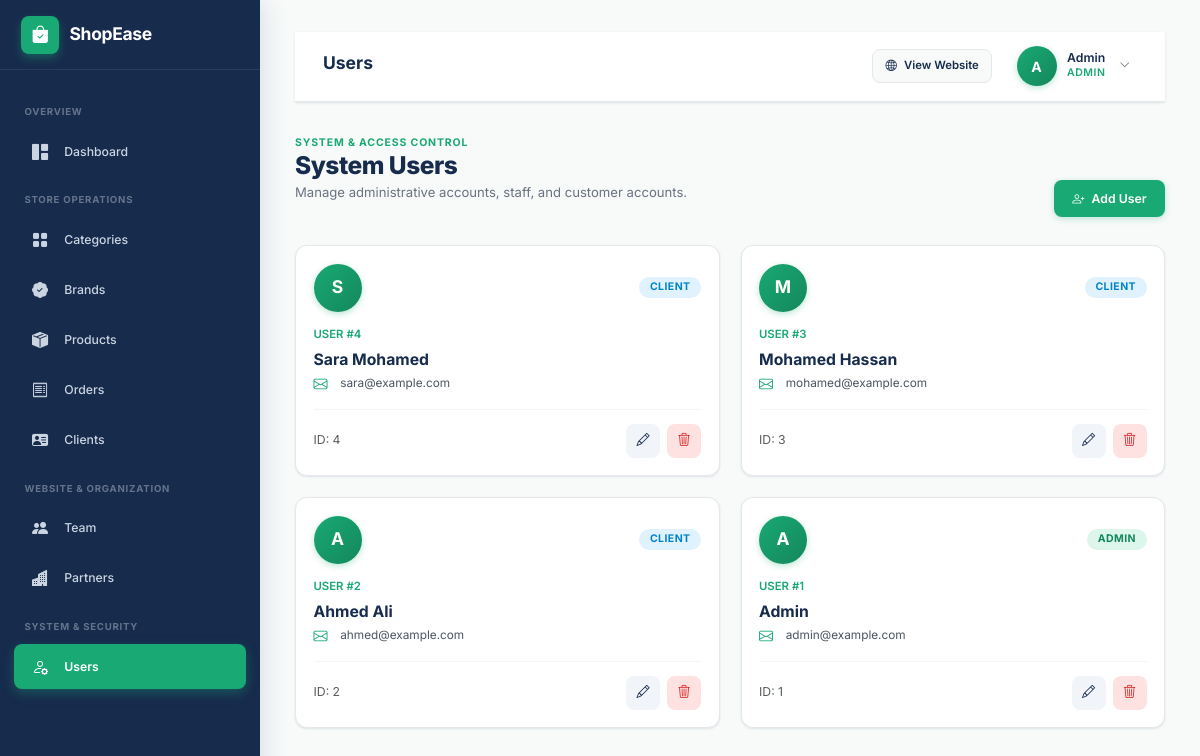
The page /admin/pages/users/index.php (signed in) on the database its author committed.
### tables this page shows
CREATE TABLE users (
    id INT UNSIGNED AUTO_INCREMENT PRIMARY KEY,
    name VARCHAR(100) NOT NULL,
    email VARCHAR(150) NOT NULL UNIQUE,
    password VARCHAR(255) NOT NULL,
    role ENUM('Admin', 'Client', 'Staff') NOT NULL DEFAULT 'Client',
    created_at TIMESTAMP DEFAULT CURRENT_TIMESTAMP
);

### admin/pages/users/index.php (the view, shortened to what this page needs)
<?php
include '../../includes/header.php';
include '../../../config/database.php';
$query = 'SELECT * FROM users ORDER BY id DESC;';
$result = mysqli_query($conn, $query);
$usersList = [];
if ($result) {
    while ($row = mysqli_fetch_assoc($result)) {
        $usersList[] = $row;
    }
}
?>
<div class="admin-layout">
    <?php include '../../includes/sidebar.php'; ?>
    <main class="admin-content">
        <?php include '../../includes/navbar.php'; ?>
        <div class="page-header">
            <div>
                <span class="page-eyebrow">SYSTEM & ACCESS CONTROL</span>
                <h1>System Users</h1>
                <p>Manage administrative accounts, staff, and customer accounts.</p>
            </div>
            <div class="page-actions">
                <a href="create.php" class="btn btn-primary">
                    <i class="bi bi-person-plus"></i>
                    <span>Add User</span>
                </a>
            </div>
        </div>
        <?php if (!empty($usersList)) { ?>
            <div class="entity-card-grid">
                <?php foreach ($usersList as $user) {
                    $roleClass = 'badge-mint';
                    if ($user['role'] === 'Admin') $roleClass = 'badge-mint';
                    elseif ($user['role'] === 'Staff') $roleClass = 'badge-dark';
                    else $roleClass = 'badge-info';
                ?>
                    <article class="entity-card">
                        <div class="entity-card-body">
                            <div class="d-flex align-items-center justify-content-between mb-3">
                                <div class="admin-avatar" style="width: 48px; height: 48px; font-size: 1.25rem;">
                                    <?= strtoupper(substr($user['name'], 0, 1)) ?>
                                </div>
                                <span class="badge <?= $roleClass ?>"><?= htmlspecialchars($user['role'] ?? 'User') ?></span>
                            </div>
                            <span class="entity-subtitle">USER #<?= $user['id']; ?></span>
                            <h2 class="entity-title mb-1"><?= htmlspecialchars($user['name']); ?></h2>
                            <div class="info-row mb-3">
                                <i class="bi bi-envelope"></i>
                                <span class="text-truncate"><?= htmlspecialchars($user['email']); ?></span>
                            </div>
                            <div class="entity-card-footer">
                                <span class="text-muted small">ID: <?= $user['id'] ?></span>
                                <div class="icon-action-group">
                                    <a href="edit.php?id=<?= $user['id']; ?>" class="icon-action action-edit" aria-label="Edit user" title="Edit User">
                                        <i class="bi bi-pencil"></i>
                                    </a>
                                    <a href="delete.php?id=<?= $user['id']; ?>" class="icon-action action-delete" aria-label="Delete user" title="Delete User">
                                        <i class="bi bi-trash3"></i>
                                    </a>
                                </div>
                            </div>
                        </div>
                    </article>
                <?php } ?>
            </div>
        <?php } ?>
    </main>
</div>
<?php include '../../includes/footer.php'; ?>

### rows shown on the page
users: name "S", role "CLIENT", id "4", name "Sara Mohamed", email "sara@example.com"
users: name "M", role "CLIENT", id "3", name "Mohamed Hassan", email "mohamed@example.com"
users: name "A", role "CLIENT", id "2", name "Ahmed Ali", email "ahmed@example.com"
users: name "A", role "ADMIN", id "1", name "Admin", email "admin@example.com"

### other values the page prints
$pageHeading "Users"
substr($_SESSION['admin_name'] ?? 'A', 0, 1) "A"
$_SESSION['admin_name'] "Admin"
$_SESSION['admin_role'] "ADMIN"
